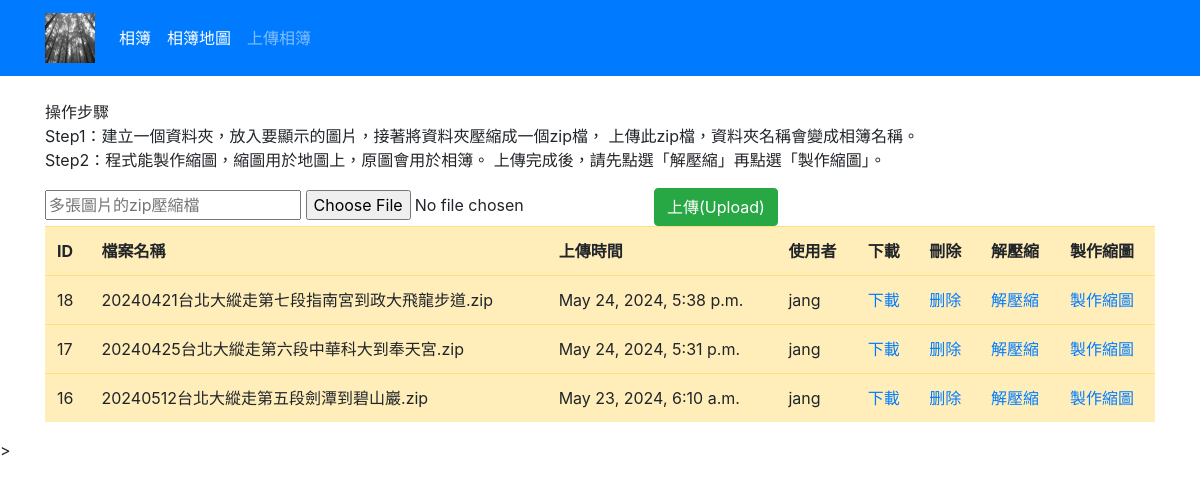
The page /file/ (signed in) on the database its author committed.
### file/models.py (models this page shows)
class File(models.Model):
    title = models.CharField(max_length = 200)
    uploadedFile = models.FileField(upload_to = "upload/")
    dateTimeOfUpload = models.DateTimeField(auto_now = True)
    user = models.ForeignKey(settings.AUTH_USER_MODEL, on_delete=models.CASCADE, related_name='file_user', null = True)
    class Meta:
        permissions = (
            ("file_upload", "Can Upload File"),
            ("file_delete", "Can Delete File"),
        )

### file/views.py (the view, shortened to what this page needs)
# urls.py: path("", views.uploadFile, name = 'upload'),
@login_required
def uploadFile(request):  #上傳多張圖片的zip檔
    files = models.File.objects.all().order_by("-id") #新上傳的壓縮檔放前面
    return render(request, "upload-file.html", context = { "files": files })

### file/templates/upload-file.html (shortened to what this page needs)
{% extends 'base.html' %}
{% load static %}
{% block content %}
{% if user.is_authenticated %}
    <p class="fw-bold">
        操作步驟<br>
        Step1：建立一個資料夾，放入要顯示的圖片，接著將資料夾壓縮成一個zip檔，
        上傳此zip檔，資料夾名稱會變成相簿名稱。<br>
        Step2：程式能製作縮圖，縮圖用於地圖上，原圖會用於相簿。
        上傳完成後，請先點選「解壓縮」再點選「製作縮圖」。<br>
    </p>
    <form action="{% url 'file:upload' %}" method="POST" enctype="multipart/form-data">
        <input type="text" name="fileTitle" placeholder="多張圖片的zip壓縮檔">
        <input type="file"  name="uploadedFile">
        <input type="submit" class="btn btn-success" value="上傳(Upload)">
    </form>
    <table  class="table table-warning">
        <tr>
            <th scope="col">ID</th>
            <th scope="col">檔案名稱</th>
            <th scope="col">上傳時間</th>
            <th scope="col">使用者</th>
            <th scope="col">下載</th>
            <th scope="col">刪除</th>
            <th scope="col">解壓縮</th>
            <th scope="col">製作縮圖</th>
        </tr>
        {% for file in files %}
            <tr>
                <td  scope="row">{{ file.id }}</td>
                <td>{{ file.title }}</td>
                <td>{{ file.dateTimeOfUpload }}</td>
                <td>{{ file.user }}</td>
                <td> <a href="{% url 'file:download' file.id %}">下載</a></td>
                <td> <a href="{% url 'file:delete' file.id %}">删除</a></td>
                <td> <a href="{% url 'file:unzip' file.id %}">解壓縮</a></td>
                <td> <a href="{% url 'file:thumb' file.id %}">製作縮圖</a></td>
            </tr>
        {% endfor %}
    </table>
{% endif %}
{% endblock %}

### rows shown on the page
File: id "18", title "20240421台北大縱走第七段指南宮到政大飛龍步道.zip", dateTimeOfUpload "May 24, 2024, 5:38 p.m.", user "jang"
File: id "17", title "20240425台北大縱走第六段中華科大到奉天宮.zip", dateTimeOfUpload "May 24, 2024, 5:31 p.m.", user "jang"
File: id "16", title "20240512台北大縱走第五段劍潭到碧山巖.zip", dateTimeOfUpload "May 23, 2024, 6:10 a.m.", user "jang"
